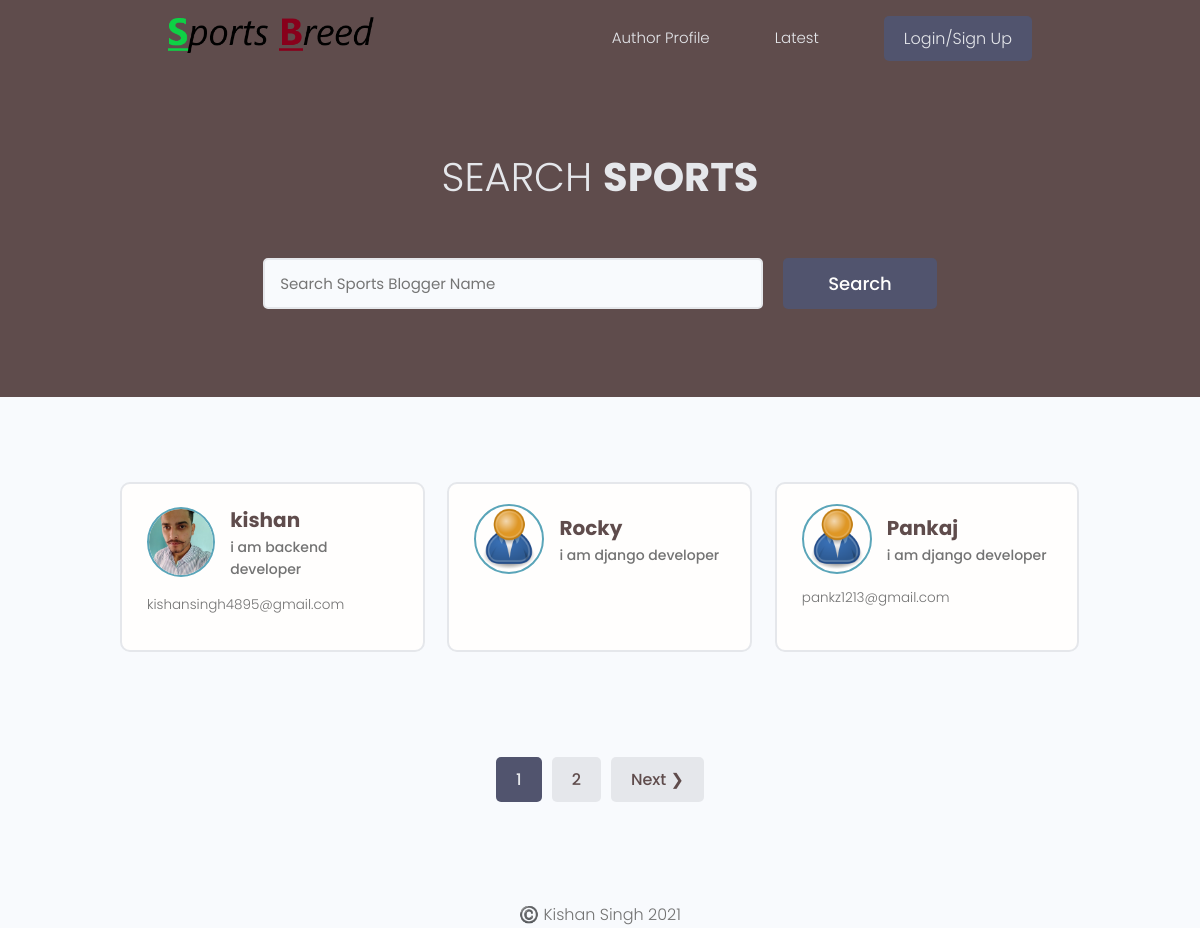
/users/, run on the app's committed database.
### users/models.py (models this page shows, shortened)
class Profile(models.Model):
    user = models.OneToOneField(User, on_delete=models.CASCADE, null=True, blank=True)
    name = models.CharField(max_length=255, null=True, blank=True)
    email = models.EmailField(max_length=355, null=True, blank=True)
    username = models.CharField(max_length=255, null=True, blank=True)
    location = models.CharField(max_length=55, null=True, blank=True)
    short_intro = models.CharField(max_length=105, null=True, blank=True)
    contact = models.TextField(null=True, blank=True)
    profile_image = models.ImageField(null=True, blank=True, upload_to='profiles/', default='profiles/user-default.png')
    social_facebook = models.CharField(max_length=255, null=True, blank=True)
    social_twitter = models.CharField(max_length=255, null=True, blank=True)
    created = models.DateTimeField(auto_now_add=True)
    id = models.UUIDField(default=uuid.uuid4, unique=True, primary_key=True, editable=False)
    @property
    def imageURL(self):
        try:
            url = self.profile_image.url
        except:
            url = ''
        return url
    class Meta:
        ordering = ['created']

### users/views.py (the view)
# urls.py: path('', views.profiles, name="profiles"),
def profiles(request):
    profiles, search_query = searchProfiles(request)
    custom_range, profiles = paginateProfiles(request, profiles, 3)
    context = {
        'profiles':profiles,
        'search_query':search_query,
        'custom_range':custom_range,
    }
    return render(request, 'users/profiles.html', context)

### users/utils.py (called while the page is built)
def searchProfiles(request):
    search_query = ''
    if request.GET.get('search_query'):
        search_query = request.GET.get('search_query')
    profiles = Profile.objects.distinct().filter(
        Q(name__icontains=search_query) |
        Q(short_intro__icontains=search_query))
    return profiles, search_query

def paginateProfiles(request, profiles, results):
    page = request.GET.get('page')
    paginator = Paginator(profiles, results)
    try:
        profiles = paginator.page(page)
    except PageNotAnInteger:
        page = 1
        profiles = paginator.page(page)
    except EmptyPage:
        page = paginator.num_pages
        profiles = paginator.page(page)
    leftIndex = (int(page) - 4)
    if leftIndex < 1:
        leftIndex = 1
    rightIndex = (int(page) + 5)
    if rightIndex > paginator.num_pages:
        rightIndex = paginator.num_pages + 1
    custom_range = range(leftIndex, rightIndex)
    return custom_range, profiles

### users/templates/users/profiles.html (shortened to what this page needs)
{% extends 'main.html' %}
{% block content %}
<main class="home">
    <section class="hero-section text-center">
        <div class="container container--narrow">
            <div class="hero-section__box">
                <h2>Search <span>Sports</span></h2>
            </div>
            <div class="hero-section__search">
                <form id="searchForm" class="form" action="{% url 'profiles' %}" method="get">
                    <div class="form__field">
                        <input class="input input--text" id="formInput#search" type="text" name="search_query"
                            value="{{search_query}}" placeholder="Search Sports Blogger Name" />
                    </div>
                    <input class="btn btn--sub btn--lg" type="submit" value="Search" />
                </form>
            </div>
        </div>
    </section>
    <section class="devlist">
        <div class="container">
            <div class="grid grid--three">
                {% for profile in profiles %}
                <div class="column card">
                    <div class="dev">
                        <a href="{% url 'user-profile' profile.id %}" class="card__body">
                            <div class="dev__profile">
                                <img class="avatar avatar--md" src="{{ profile.imageURL }}" alt="image" />
                                <div class="dev__meta">
                                    <h3>{{profile.name}}</h3>
                                    <h5>{{profile.short_intro|slice:"60"}}</h5>
                                </div>
                            </div>
                            <p class="dev__info">{{profile.contact|slice:"150"}}</p>
                        </a>
                    </div>
                </div>
                {% endfor %}
            </div>
        </div>
    </section>
    {% include 'pagination.html' with queryset=profiles custom_range=custom_range %}
</main>
{% endblock content %}

### static/styles/app.css (style rules this page uses)
:root { --color-sub: #5f4c4c; }
.btn--sub { background-color: var(--color-sub-light); }
.card { border: 2px solid var(--color-light); }
img { width: 100%; }
.hero-section { height: 40vh; display: flex; align-items: center; background-color: var(--color-sub); }
.hero-section__box { margin-bottom: 4rem; }
.hero-section__box > h2, .hero-section__box > h2 > span { font-size: 4rem; color: var(--color-light); line-height: 1.3; text-transform: uppercase; }
.hero-section__box > h2 { font-weight: 300; }
.hero-section__box > h2 > span { font-weight: 700; }
.hero-section__search > .form { display: flex; align-items: center; justify-content: center; gap: 2rem; }
.hero-section__search > .form input.input--text { width: 50rem; }
.devlist { margin-top: 8rem; }
.devlist .grid { align-items: stretch; }
.devlist .dev .dev__profile { display: flex; align-items: center; gap: 1.5rem; }
.devlist .dev .dev__meta h3 { color: var(--color-sub); font-size: 2rem; font-weight: 700; }
.devlist .dev .dev__meta h5 { color: var(--color-text); font-size: 1.4rem; font-weight: 500; }
.devlist .dev .dev__info { margin: 1.5rem 0; font-size: 1.35rem; line-height: 1.4; text-align: justify; }

### static/uikit/styles/modules/_variables.css (style rules this page uses)
:root { --color-main: #5aa5b9; --color-main-light: #e6faff; --color-sub: #3f4156; --color-sub-light: #51546e; --color-sub-lighter: #ededfd; --color-text: #737373; --color-gray: #8b8b8b; --color-light: #e5e7eb; --color-light-gray: #767676; --color-bg: #f8fafd; --color-white: #fffefd; --color-white-light: #f3f3f3; --color-success: #359e64; --color-success-bg: #def8e8; --color-error: #fc4b0b; --color-error-bg: #fff2ee; --font-base: 'Poppins', arial, helvetica, 'Segoe UI', roboto, ubuntu, sans-serif; --font-monospace: 'Fira Code', 'Courier New', courier, monospace; --font-regular: 300; --font-medium: 500; --font-bold: 700; --generic-shadow: 1px 1px 5px #00000010; --generic-transition: all 0.3s ease-in-out; }

### static/uikit/styles/modules/_base.css (style rules this page uses)
* { margin: 0; padding: 0; box-sizing: border-box; text-rendering: optimizeLegibility; color: inherit; font-size: inherit; }
html { font-size: 50%; }
@media only screen and (min-width: 480px) { html { font-size: 56.25%; } }
@media only screen and (min-width: 1200px) { html { font-size: 62.5%; } }
body { line-height: 1.6; font-weight: 400; font-size: 1.5rem; color: var(--color-text); background-color: var(--color-bg); min-height: 100vh; }

### static/uikit/styles/modules/_typography.css (style rules this page uses)
* { font-family: var(--font-base); }
h2 { font-size: 3.6rem; font-weight: var(--font-bold); }
h3 { font-size: 3.2rem; font-weight: var(--font-medium); }
h5 { font-size: 2.4rem; font-weight: var(--font-medium); }
h5, h6 { font-weight: var(--font-regular); }
p, span, strong { font-size: 1.6rem; color: var(--color-text); font-weight: var(--font-regular); }
a { padding-bottom: 2px; text-decoration: none; display: inline-block; color: var(--color-main); font-weight: var(--font-medium); }

### static/uikit/styles/modules/_utilities.css (style rules this page uses)
.container { width: 92%; max-width: 165rem; margin: 0 auto; box-sizing: border-box; }
.container--narrow { width: 92%; max-width: 120rem; }
@media screen and (min-width: 1000px) { .container { width: 90%; } }
@media screen and (min-width: 1000px) { .container--narrow { width: 85%; } }
@media screen and (min-width: 1200px) { .container { width: 80%; } }
@media screen and (min-width: 1200px) { .container--narrow { width: 72%; } }
.text-center { text-align: center; }

### static/uikit/styles/modules/_avatar.css (style rules this page uses)
.avatar { border-radius: 50%; border: 2px solid var(--color-main); object-fit: cover; }
.avatar--md { height: 7rem; width: 7rem; }

### static/uikit/styles/modules/_button.css (style rules this page uses)
.btn { display: inline-block; position: relative; cursor: pointer; background-color: var(--color-light); font-weight: var(--font-medium); color: var(--color-sub); text-decoration: none; padding: 1rem 2rem; border-radius: 0.5rem; border: none; width: -webkit-fit-content; width: -moz-fit-content; width: fit-content; height: -webkit-fit-content; height: -moz-fit-content; height: fit-content; font-size: 1.6rem; outline-width: 0; outline-color: transparent; -webkit-backface-visibility: hidden; backface-visibility: hidden; transition: all 0.3s ease-in-out; }
.btn--sub { background-color: var(--color-sub); color: var(--color-white); }
.btn--lg { font-size: 1.8rem; padding: 1.2rem 4.5rem; }

### static/uikit/styles/modules/_card.css (style rules this page uses)
.card { border-radius: 1rem; background-color: var(--color-white); border: 1.5px solid var(--color-light); width: auto; height: auto; margin-top: 0.5rem; margin-bottom: 0.5rem; overflow: hidden; }
.card__body, .card__header { padding: 2rem 2.5rem; }

### data on the page
Profile: imageURL (picture), name "kishan", short_intro "i am backend developer", contact "kishansingh4895@gmail.com"
Profile: imageURL (placeholder picture), name "Rocky", short_intro "i am django developer"
Profile: imageURL (placeholder picture), name "Pankaj", short_intro "i am django developer", contact "pankz1213@gmail.com"

### other printed values
{{ page }} "1"
{{ page }} "2"
